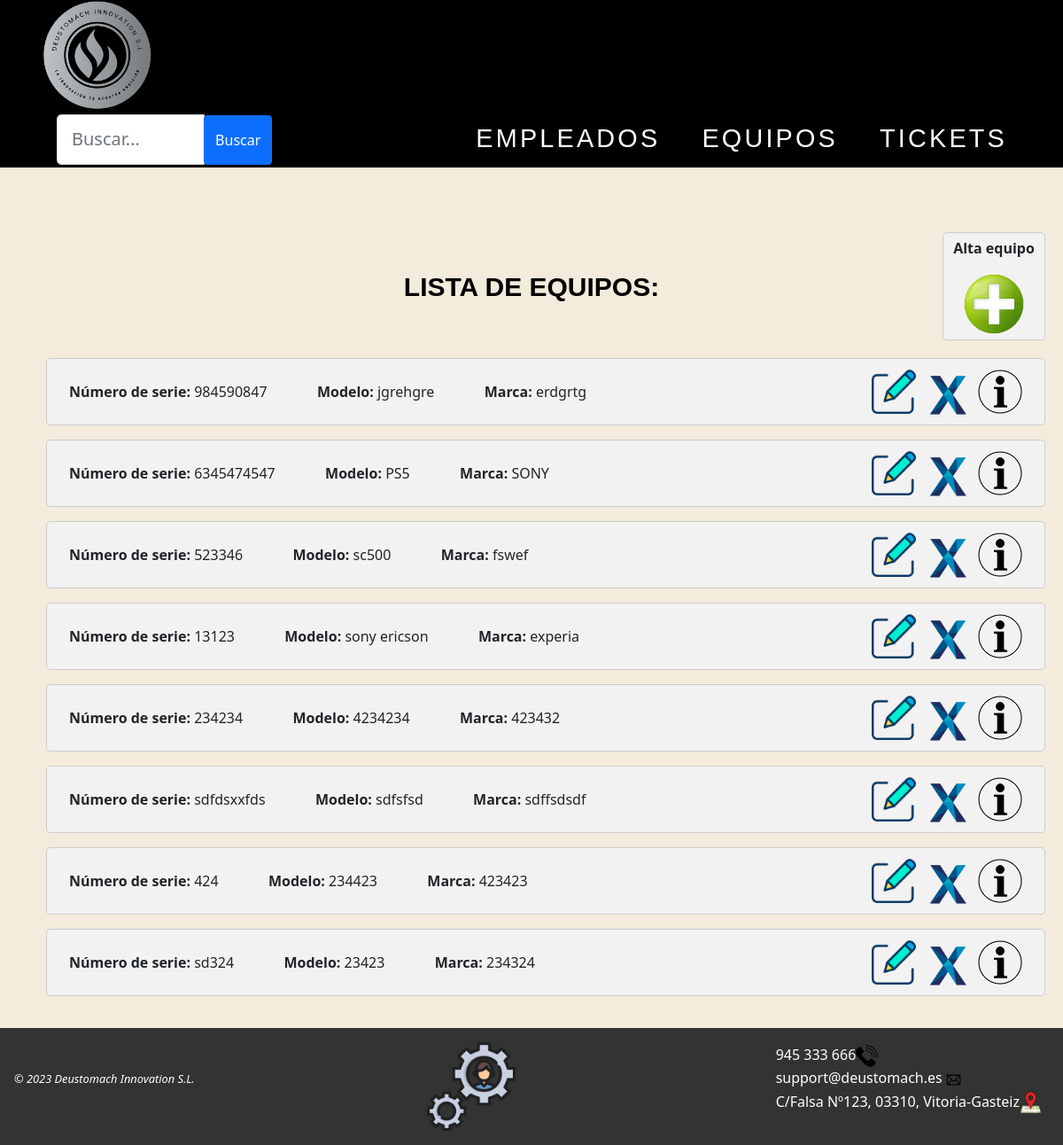
The page /AppWeb/listadoEquipos/ on the database its author committed.
### AppWeb/models.py (models this page shows, shortened)
class Equipo(models.Model):
    nserie = models.CharField(max_length=20, unique=True)
    modelo = models.CharField(max_length=50)
    marca = models.CharField(max_length=30)
    tipo = models.CharField(max_length=20)
    fechaAdquisicion = models.DateField(null=True, blank=True)
    fechaPuestaMarcha = models.DateField(null=True, blank=True)
    provNombre = models.CharField(max_length=30)
    provTelefono = models.IntegerField(default=0)
    planta = models.CharField(max_length=15)

### AppWeb/views.py (the view)
# urls.py: path('AppWeb/listadoEquipos/', views.ListaEquipo.as_view(), name='listado-equipo'),
class ListaEquipo(ListView):
    model = Equipo
    template_name = 'listadoEquipos.html'
    context_object_name = 'equipos'
    def get_queryset(self):
        queryset = super().get_queryset()
        busqueda = self.request.GET.get("buscar")
        if busqueda:
            queryset = queryset.filter(
                Q(nserie__icontains=busqueda) |
                Q(modelo__icontains=busqueda) |
                Q(marca__icontains=busqueda)
            ).distinct()
        return queryset

### AppWeb/Templates/listadoEquipos.html (shortened to what this page needs)
{% extends "homeEquipos.html" %}
{% load static %}
{% block contenido %}
<div class="contenido">
    <div id="totalalta">
        <div id="titulos">
            <h1>LISTA DE EQUIPOS:</h1>
        </div>
        <div id="mas">
            <p><b>Alta equipo</b></p>
            <a href="{% url 'gestion:crear-equipo' %}"><img class="centrado" src="{% static 'images/añadirusr.png' %}"
                    width="70px" title="Crear un empleado nuevo"></a>
        </div>
        {% if object_list %}
        {% for eq in object_list %}
        <ul>
            <div class="objetos">
                <span><b>Número de serie: </b>{{eq.nserie}}</span> &emsp;&emsp;&emsp;
                <b>Modelo: </b>{{eq.modelo}}</span> &emsp;&emsp;&emsp;
                <b>Marca: </b>{{eq.marca}}</span>
                <a id="objetos1" href="{% url 'gestion:detalle-equipo' eq.id %}"><img
                        src="{% static 'images/info.png' %}" title="Pulsa para ver los detalles del equipo"
                        width="50px"></a>
                <a id="objetos1" href="{% url 'gestion:borrar-equipo' eq.id %}"><img
                        src="{% static 'images/delete.png' %}" title="Haz clic para eliminar el equipo"
                        width="50px"></a>
                <a id="objetos1" href="{% url 'gestion:modificar-equipo' eq.id %}"><img
                        src="{% static 'images/editar.png' %}" title="Haz clic para editar este equipo"
                        width="50px"></a>
            </div>
        </ul>
        {% endfor %}
        {% else %}
        <h1>No hay equipos disponibles</h1>
        {% endif %}
    </div>
    {% endblock %}

### AppWeb/static/css/Estilo.css (style rules this page uses)
img { max-width: 100%; height: auto; }
body { background-color: #f3ebdc; position: relative; display: flex; flex-direction: column; min-height: 100vh; }
#totalalta { display: inline; margin-top: auto; }
#titulos { margin-top: 40px; margin-bottom: -100px; }
#mas { margin-left: auto; margin-right: 0; margin-bottom: 20px; padding: 5px; background-color: #f2f2f2; border-radius: 5px; border: 1px solid #ccc; max-width: 10%; text-align: center; }
.contenido { margin: 0 auto; max-width: 1400px; padding: 20px; }
h1 { font-weight: 700; color: black; font-family: sans-serif; font-size: 30px; text-align: center; margin-bottom: 20px; }
#objetos1 { margin-left: 10px; margin-top: -13px; float: right; }
.objetos { justify-content: space-between; background-color: #f2f2f2; padding: 25px; border-radius: 5px; border: 1px solid #ccc; }
a { color: white; text-decoration: none; }

### rows shown on the page
Equipo: nserie "984590847", modelo "jgrehgre", marca "erdgrtg"
Equipo: nserie "6345474547", modelo "PS5", marca "SONY"
Equipo: nserie "523346", modelo "sc500", marca "fswef"
Equipo: nserie "13123", modelo "sony ericson", marca "experia"
Equipo: nserie "234234", modelo "4234234", marca "423432"
Equipo: nserie "sdfdsxxfds", modelo "sdfsfsd", marca "sdffsdsdf"
Equipo: nserie "424", modelo "234423", marca "423423"
Equipo: nserie "sd324", modelo "23423", marca "234324"
